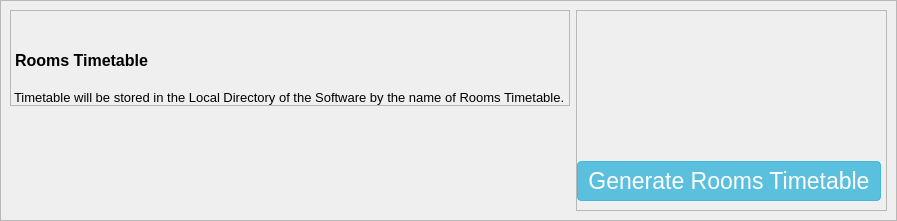
            <widget class="QWidget" name="rooms_timetable_page">
             <layout class="QHBoxLayout" name="horizontalLayout_66">
              <property name="spacing">
               <number>0</number>
              </property>
              <property name="leftMargin">
               <number>0</number>
              </property>
              <property name="topMargin">
               <number>0</number>
              </property>
              <property name="rightMargin">
               <number>0</number>
              </property>
              <property name="bottomMargin">
               <number>0</number>
              </property>
              <item>
               <widget class="QFrame" name="frame_70">
                <property name="frameShape">
                 <enum>QFrame::StyledPanel</enum>
                </property>
                <property name="frameShadow">
                 <enum>QFrame::Raised</enum>
                </property>
                <layout class="QHBoxLayout" name="horizontalLayout_68">
                 <property name="leftMargin">
                  <number>9</number>
                 </property>
                 <property name="topMargin">
                  <number>9</number>
                 </property>
                 <property name="rightMargin">
                  <number>9</number>
                 </property>
                 <property name="bottomMargin">
                  <number>9</number>
                 </property>
                 <item alignment="Qt::AlignTop">
                  <widget class="QFrame" name="frame_71">
                   <property name="styleSheet">
                    <string notr="true">padding-top: 20px;</string>
                   </property>
                   <property name="frameShape">
                    <enum>QFrame::StyledPanel</enum>
                   </property>
                   <property name="frameShadow">
                    <enum>QFrame::Raised</enum>
                   </property>
                   <layout class="QVBoxLayout" name="verticalLayout_29">
                    <property name="spacing">
                     <number>0</number>
                    </property>
                    <property name="leftMargin">
                     <number>0</number>
                    </property>
                    <property name="topMargin">
                     <number>0</number>
                    </property>
                    <property name="rightMargin">
                     <number>0</number>
                    </property>
                    <property name="bottomMargin">
                     <number>0</number>
                    </property>
                    <item>
                     <widget class="QLabel" name="label_18">
                      <property name="font">
                       <font>
                        <family>Arial</family>
                        <pointsize>12</pointsize>
                        <weight>75</weight>
                        <bold>true</bold>
                       </font>
                      </property>
                      <property name="text">
                       <string>Rooms Timetable</string>
                      </property>
                     </widget>
                    </item>
                    <item>
                     <widget class="QLabel" name="label_19">
                      <property name="font">
                       <font>
                        <family>Arial</family>
                        <pointsize>10</pointsize>
                       </font>
                      </property>
                      <property name="text">
                       <string>Timetable will be stored in the Local Directory of the Software by the name of Rooms Timetable.</string>
                      </property>
                     </widget>
                    </item>
                   </layout>
                  </widget>
                 </item>
                 <item alignment="Qt::AlignRight|Qt::AlignTop">
                  <widget class="QFrame" name="frame_72">
                   <property name="styleSheet">
                    <string notr="true">padding-right: 5px;
padding-top: 150px;</string>
                   </property>
                   <property name="frameShape">
                    <enum>QFrame::StyledPanel</enum>
                   </property>
                   <property name="frameShadow">
                    <enum>QFrame::Raised</enum>
                   </property>
                   <layout class="QHBoxLayout" name="horizontalLayout_69">
                    <property name="spacing">
                     <number>0</number>
                    </property>
                    <property name="leftMargin">
                     <number>0</number>
                    </property>
                    <property name="topMargin">
                     <number>0</number>
                    </property>
                    <property name="rightMargin">
                     <number>0</number>
                    </property>
                    <item>
                     <widget class="QPushButton" name="generate_rooms_timetable">
                      <property name="styleSheet">
                       <string notr="true">QPushButton
{
 display: inline-block;
  padding: 6px 10px;
  margin-bottom: 0;
  font-size: 23px;
  font-weight: normal;
  line-height: 1.42857143;
  text-align: center;
  white-space: nowrap;
  vertical-align: middle;
  -ms-touch-action: manipulation;
      touch-action: manipulation;
  cursor: pointer;
  -webkit-user-select: none;
     -moz-user-select: none;
      -ms-user-select: none;
          user-select: none;
  background-image: none;
  border: 1px solid transparent;
  border-radius: 4px;
color: #fff;
  background-color: #5bc0de;
  border-color: #46b8da;
}


:hover
{
 color: #fff;
  background-color: #31b0d5;
  border-color: #269abc;
}
</string>
                      </property>
                      <property name="text">
                       <string>Generate Rooms Timetable</string>
                      </property>
                     </widget>
                    </item>
                   </layout>
                  </widget>
                 </item>
                </layout>
               </widget>
              </item>
             </layout>
            </widget>
